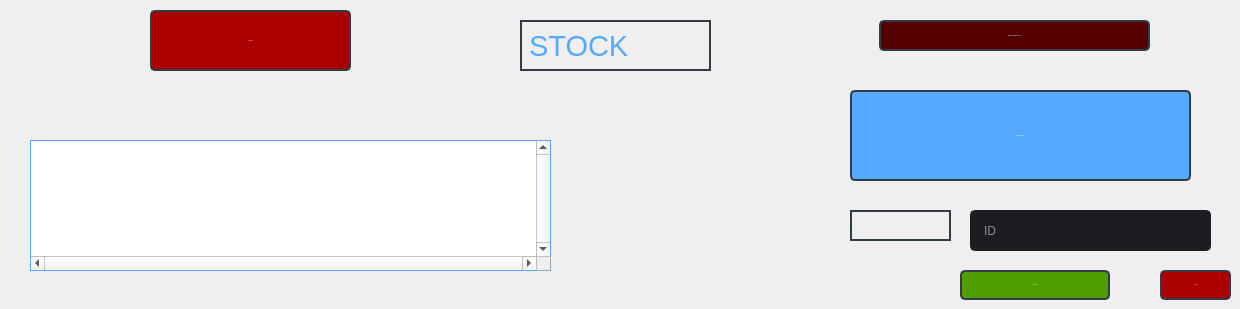
               <widget class="QWidget" name="stock">
                <attribute name="title">
                 <string>Stock</string>
                </attribute>
                <widget class="QLabel" name="label_10">
                 <property name="geometry">
                  <rect>
                   <x>520</x>
                   <y>20</y>
                   <width>191</width>
                   <height>51</height>
                  </rect>
                 </property>
                 <property name="font">
                  <font>
                   <family>MS Shell Dlg 2</family>
                   <pointsize>22</pointsize>
                   <weight>50</weight>
                   <italic>false</italic>
                   <bold>false</bold>
                  </font>
                 </property>
                 <property name="styleSheet">
                  <string notr="true">color : rgb(85, 170, 255);
font: 22pt &quot;MS Shell Dlg 2&quot;;

border:2px solid  rgb(52, 59, 72);
</string>
                 </property>
                 <property name="text">
                  <string>STOCK</string>
                 </property>
                </widget>
                <widget class="QPushButton" name="pushButton_105">
                 <property name="geometry">
                  <rect>
                   <x>850</x>
                   <y>90</y>
                   <width>341</width>
                   <height>91</height>
                  </rect>
                 </property>
                 <property name="minimumSize">
                  <size>
                   <width>150</width>
                   <height>30</height>
                  </size>
                 </property>
                 <property name="font">
                  <font>
                   <family>Segoe UI</family>
                   <pointsize>-1</pointsize>
                  </font>
                 </property>
                 <property name="styleSheet">
                  <string notr="true">QPushButton {
	color: rgb(255, 255, 255);
	border: 2px solid rgb(52, 59, 72);
	border-radius: 5px;	
	
	background-color: rgb(85, 170, 255);

}
QPushButton:hover {
	background-color: rgb(57, 65, 80);
	border: 2px solid rgb(61, 70, 86);
}
QPushButton:pressed {	
	background-color: rgb(35, 40, 49);
	border: 2px solid rgb(43, 50, 61);
}</string>
                 </property>
                 <property name="text">
                  <string>AJOUTER ELEMENT</string>
                 </property>
                 <property name="icon">
                  <iconset>
                   <normaloff>:/16x16/icons/16x16/cil-folder-open.png</normaloff>:/16x16/icons/16x16/cil-folder-open.png</iconset>
                 </property>
                </widget>
                <widget class="QTableView" name="tableView_6">
                 <property name="geometry">
                  <rect>
                   <x>30</x>
                   <y>140</y>
                   <width>521</width>
                   <height>131</height>
                  </rect>
                 </property>
                 <property name="styleSheet">
                  <string notr="true">QHeaderView::section {
	
	font: 87 10pt &quot;Cinzel Black&quot;;
    background-color: rgb(39, 44, 54);
    border-style: none;
    border-bottom: 1px solid rgb(85, 170, 255);
    border-right:  1px solid rgb(85, 170, 255);
}

QHeaderView::section:vertical
{
    border-left: 1px solid  rgb(85, 170, 255);
}
QTableView {
	
	color: rgb(255, 255, 255);
	border-style: solid;
	border-top: 1px solid  rgb(85, 170, 255);
	 border-left: 1px solid  rgb(85, 170, 255);
 border-bottom: 1px solid rgb(85, 170, 255);
 border-right:  1px solid rgb(85, 170, 255);
}
QTableView::item {
     border-bottom: 1px solid rgb(85, 170, 255);
    border-right:  1px solid rgb(85, 170, 255);
    background-color : none;
}
QTableView::indicator:unchecked {
    background-color: #d7d6d5
}</string>
                 </property>
                 <property name="verticalScrollBarPolicy">
                  <enum>Qt::ScrollBarAlwaysOn</enum>
                 </property>
                 <property name="horizontalScrollBarPolicy">
                  <enum>Qt::ScrollBarAlwaysOn</enum>
                 </property>
                 <attribute name="verticalHeaderVisible">
                  <bool>false</bool>
                 </attribute>
                </widget>
                <widget class="QLineEdit" name="lineEdit_30">
                 <property name="geometry">
                  <rect>
                   <x>970</x>
                   <y>210</y>
                   <width>241</width>
                   <height>41</height>
                  </rect>
                 </property>
                 <property name="minimumSize">
                  <size>
                   <width>0</width>
                   <height>30</height>
                  </size>
                 </property>
                 <property name="styleSheet">
                  <string notr="true">QLineEdit {
color : rgb(255, 255, 255);
	background-color: rgb(27, 29, 35);
	border-radius: 5px;
	border: 2px solid rgb(27, 29, 35);
	padding-left: 10px;
}
QLineEdit:hover {
	border: 2px solid rgb(64, 71, 88);
}
QLineEdit:focus {
	border: 2px solid rgb(91, 101, 124);
}</string>
                 </property>
                 <property name="text">
                  <string/>
                 </property>
                 <property name="placeholderText">
                  <string>ID</string>
                 </property>
                </widget>
                <widget class="QLabel" name="label_69">
                 <property name="geometry">
                  <rect>
                   <x>850</x>
                   <y>210</y>
                   <width>101</width>
                   <height>31</height>
                  </rect>
                 </property>
                 <property name="font">
                  <font>
                   <pointsize>-1</pointsize>
                  </font>
                 </property>
                 <property name="focusPolicy">
                  <enum>Qt::StrongFocus</enum>
                 </property>
                 <property name="styleSheet">
                  <string notr="true">color : rgb(85, 170, 255);

border:2px solid  rgb(52, 59, 72);
</string>
                 </property>
                 <property name="text">
                  <string>ID </string>
                 </property>
                </widget>
                <widget class="QPushButton" name="pushButton_41">
                 <property name="geometry">
                  <rect>
                   <x>1160</x>
                   <y>270</y>
                   <width>71</width>
                   <height>30</height>
                  </rect>
                 </property>
                 <property name="minimumSize">
                  <size>
                   <width>0</width>
                   <height>0</height>
                  </size>
                 </property>
                 <property name="font">
                  <font>
                   <family>Segoe UI</family>
                   <pointsize>-1</pointsize>
                  </font>
                 </property>
                 <property name="styleSheet">
                  <string notr="true">QPushButton {
	color: rgb(255, 255, 255);
	border: 2px solid rgb(52, 59, 72);
	border-radius: 5px;	
	
	background-color: rgb(170, 0, 0);

}
QPushButton:hover {
	background-color: rgb(57, 65, 80);
	border: 2px solid rgb(61, 70, 86);
}
QPushButton:pressed {	
	background-color: rgb(35, 40, 49);
	border: 2px solid rgb(43, 50, 61);
}</string>
                 </property>
                 <property name="text">
                  <string>SUPP</string>
                 </property>
                 <property name="icon">
                  <iconset>
                   <normaloff>:/16x16/icons/16x16/cil-folder-open.png</normaloff>:/16x16/icons/16x16/cil-folder-open.png</iconset>
                 </property>
                </widget>
                <widget class="QPushButton" name="pushButton_16">
                 <property name="geometry">
                  <rect>
                   <x>960</x>
                   <y>270</y>
                   <width>150</width>
                   <height>30</height>
                  </rect>
                 </property>
                 <property name="minimumSize">
                  <size>
                   <width>150</width>
                   <height>30</height>
                  </size>
                 </property>
                 <property name="font">
                  <font>
                   <family>Segoe UI</family>
                   <pointsize>-1</pointsize>
                  </font>
                 </property>
                 <property name="styleSheet">
                  <string notr="true">QPushButton {
	color: rgb(255, 255, 255);
	border: 2px solid rgb(52, 59, 72);
	border-radius: 5px;	
	
	background-color:rgb(79, 158, 0);

}
QPushButton:hover {
	background-color: rgb(57, 65, 80);
	border: 2px solid rgb(61, 70, 86);
}
QPushButton:pressed {	
	background-color: rgb(35, 40, 49);
	border: 2px solid rgb(43, 50, 61);
}</string>
                 </property>
                 <property name="text">
                  <string>Modfier</string>
                 </property>
                 <property name="icon">
                  <iconset>
                   <normaloff>:/16x16/icons/16x16/cil-folder-open.png</normaloff>:/16x16/icons/16x16/cil-folder-open.png</iconset>
                 </property>
                </widget>
                <widget class="QPushButton" name="pushButton_44">
                 <property name="geometry">
                  <rect>
                   <x>150</x>
                   <y>10</y>
                   <width>201</width>
                   <height>61</height>
                  </rect>
                 </property>
                 <property name="minimumSize">
                  <size>
                   <width>0</width>
                   <height>0</height>
                  </size>
                 </property>
                 <property name="font">
                  <font>
                   <family>Segoe UI</family>
                   <pointsize>-1</pointsize>
                  </font>
                 </property>
                 <property name="styleSheet">
                  <string notr="true">QPushButton {
	color: rgb(255, 255, 255);
	border: 2px solid rgb(52, 59, 72);
	border-radius: 5px;	
	
	background-color: rgb(170, 0, 0);

}
QPushButton:hover {
	background-color: rgb(57, 65, 80);
	border: 2px solid rgb(61, 70, 86);
}
QPushButton:pressed {	
	background-color: rgb(35, 40, 49);
	border: 2px solid rgb(43, 50, 61);
}</string>
                 </property>
                 <property name="text">
                  <string>Actualiser</string>
                 </property>
                 <property name="icon">
                  <iconset>
                   <normaloff>:/16x16/icons/16x16/cil-folder-open.png</normaloff>:/16x16/icons/16x16/cil-folder-open.png</iconset>
                 </property>
                </widget>
                <widget class="QPushButton" name="pushButton_21">
                 <property name="geometry">
                  <rect>
                   <x>879</x>
                   <y>20</y>
                   <width>271</width>
                   <height>31</height>
                  </rect>
                 </property>
                 <property name="minimumSize">
                  <size>
                   <width>150</width>
                   <height>30</height>
                  </size>
                 </property>
                 <property name="font">
                  <font>
                   <family>Segoe UI</family>
                   <pointsize>-1</pointsize>
                  </font>
                 </property>
                 <property name="styleSheet">
                  <string notr="true">QPushButton {
	color: rgb(255, 255, 255);
	border: 2px solid rgb(52, 59, 72);
	border-radius: 5px;	
	
	background-color:rgb(85, 0, 0);

}
QPushButton:hover {
	background-color: rgb(57, 65, 80);
	border: 2px solid rgb(61, 70, 86);
}
QPushButton:pressed {	
	background-color: rgb(35, 40, 49);
	border: 2px solid rgb(43, 50, 61);
}</string>
                 </property>
                 <property name="text">
                  <string>afficher les matiéres épuisées</string>
                 </property>
                 <property name="icon">
                  <iconset>
                   <normaloff>:/16x16/icons/16x16/cil-folder-open.png</normaloff>:/16x16/icons/16x16/cil-folder-open.png</iconset>
                 </property>
                </widget>
                <zorder>label_10</zorder>
                <zorder>pushButton_105</zorder>
                <zorder>lineEdit_30</zorder>
                <zorder>label_69</zorder>
                <zorder>pushButton_41</zorder>
                <zorder>pushButton_16</zorder>
                <zorder>tableView_6</zorder>
                <zorder>pushButton_44</zorder>
                <zorder>pushButton_21</zorder>
               </widget>
